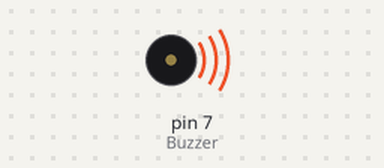
This sketch was run on a simulated Arduino Uno, built with avr-gcc and run on an emulated ATmega328P. On the bench: buzzer (waves = sounding, pin HIGH).

Above: at 2.0 s.
At 5.0 s:
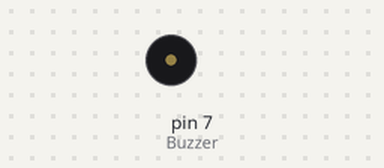
Timing chart, 0 to 7.8 s (numbered marks = the images above):
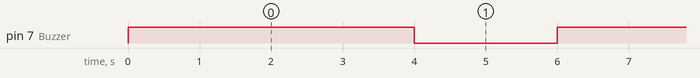

The sketch:

codbuzzer.ino
```cpp
int Buzzer = 7;

void setup ()
{
  pinMode (Buzzer, OUTPUT);
}

void loop ()
{
  digitalWrite (Buzzer, HIGH);
  delay (4000);
  digitalWrite (Buzzer, LOW);
  delay (2000);
}
```

Measured:
- by itself, pin 7 (Buzzer): alternates HIGH for 4.0 s and LOW for 2.0 s
